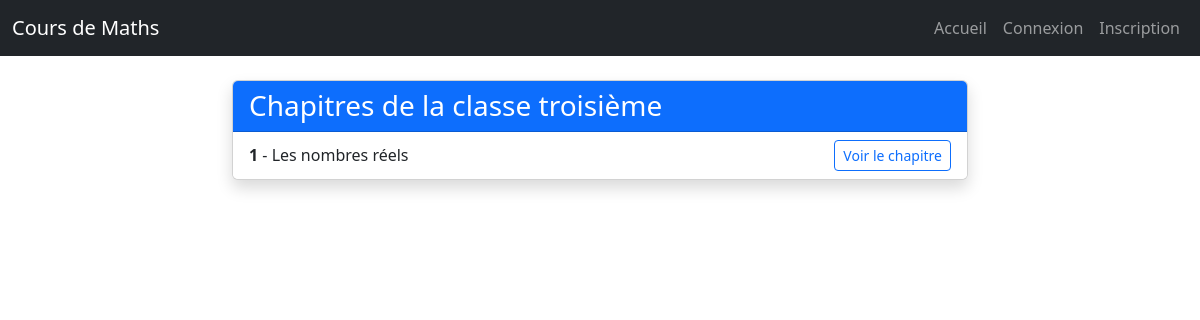
Before: /eleves/classe/4/ with the older database file.
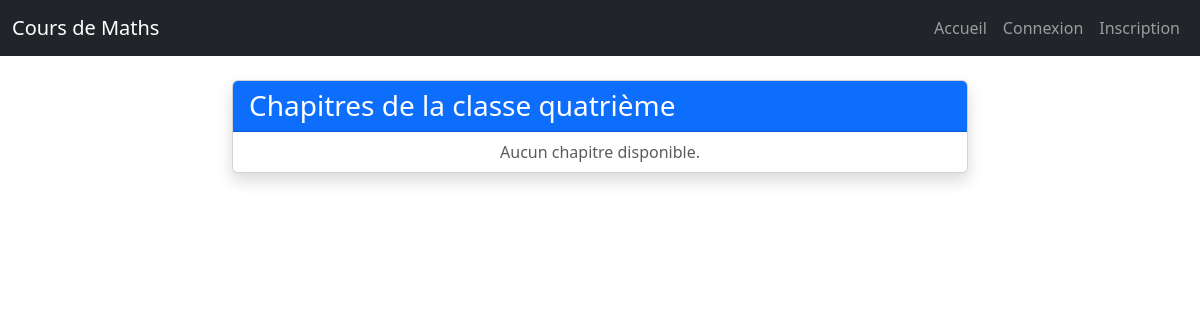
After: the same page with the newer database file.
### cours_maths/models.py (models this page shows, shortened)
class Classe(models.Model):
    nom = models.CharField(max_length=100)

class Chapitre(models.Model):
    titre = models.CharField(max_length=200)
    numero = models.IntegerField()
    classe = models.ForeignKey(Classe, on_delete=models.CASCADE, related_name="chapitres")

### cours_maths/views.py (the view)
# urls.py: path('eleves/classe/<int:classe_id>/', views.liste_chapitres, name='liste_chapitres'),
def liste_chapitres(request, classe_id):
    classe = get_object_or_404(Classe, id=classe_id)
    chapitres = classe.chapitres.all()
    return render(request, 'cours_maths/chapitre.html', {'classe': classe, 'chapitres': chapitres})

### cours_maths/templates/cours_maths/chapitre.html (shortened to what this page needs)
    {% extends "cours_maths/base.html" %}
{% block content %}
<div class="row justify-content-center">
  <div class="col-md-8">
    <div class="card shadow mb-4">
      <div class="card-header bg-primary text-white">
        <h3 class="mb-0">Chapitres de la classe {{ classe.nom }}</h3>
      </div>
      <ul class="list-group list-group-flush">
        {% for chapitre in chapitres %}
          <li class="list-group-item d-flex justify-content-between align-items-center">
            <span>
              <strong>{{ chapitre.numero }}</strong> - {{ chapitre.titre }}
            </span>
            <a href="{% url 'chapitre_detail' chapitre.id %}" class="btn btn-outline-primary btn-sm">Voir le chapitre</a>
          </li>
        {% empty %}
          <li class="list-group-item text-center text-muted">Aucun chapitre disponible.</li>
        {% endfor %}
      </ul>
    </div>
  </div>
</div>
{% endblock %}

Changed rows visible on the page:
removed Chapitre: numero "1", titre "Les nombres réels"
changed Classe: nom "troisième" → "quatrième"
Other visible differences:
text now shown: "Aucun chapitre disponible."
